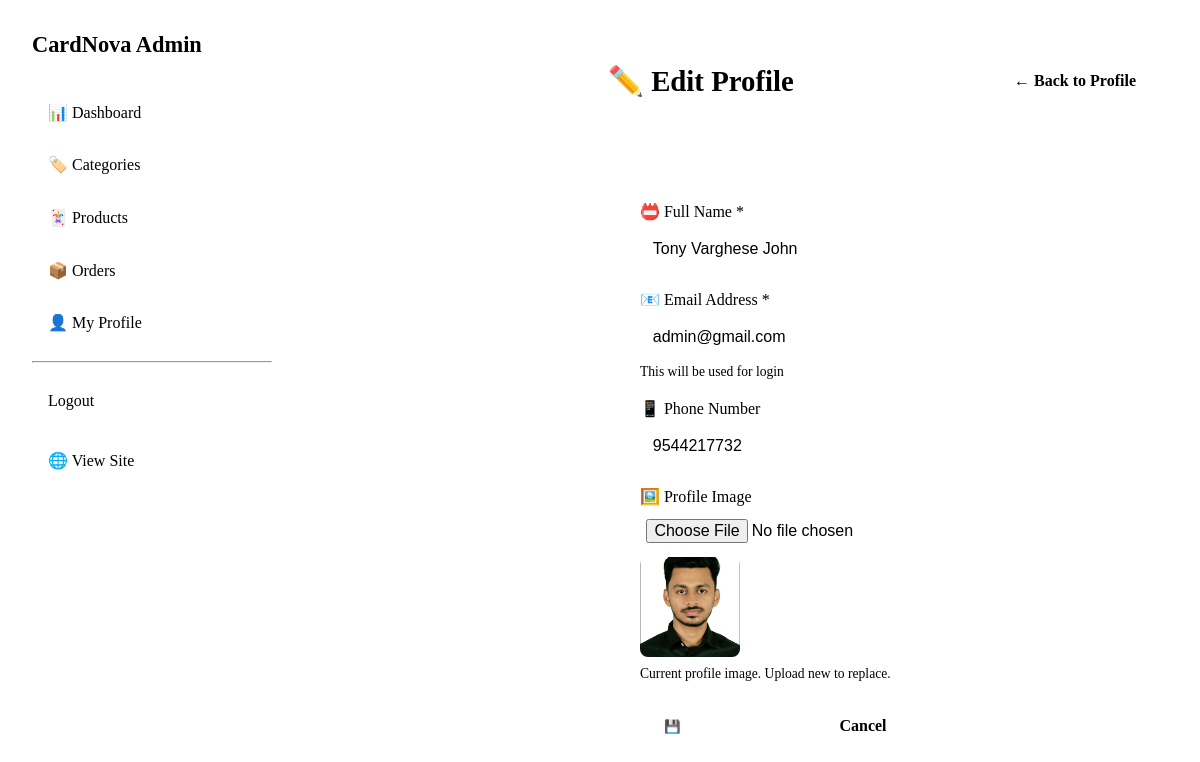
The app's page /wadmin/profile/edit/ (signed in) with its own data.
### guest/models.py (models this page shows, shortened)
class Admin(models.Model):
    name = models.CharField(max_length=100)
    email = models.EmailField(unique=True)
    phone = models.CharField(max_length=20, blank=True, null=True)
    password = models.CharField(max_length=255)
    profile_image = models.ImageField(upload_to='admin_profiles/', null=True, blank=True)
    status = models.CharField(max_length=20, default='active')
    role = models.CharField(max_length=50, default='superadmin')
    created_at = models.DateTimeField(default=timezone.now)  # Use default instead of auto_now_add
    updated_at = models.DateTimeField(auto_now=True, null=True)  # Keep auto_now
    class Meta:
        db_table = 'tbl_admin'

### wadmin/views.py (the view, shortened to what this page needs)
# urls.py: path('profile/edit/', views.edit_profile, name='edit_profile'),
@admin_required
def edit_profile(request):
    admin = request.current_admin
    return render(request, 'wadmin/edit_profile.html', {
        'current_admin': admin,
        'admin': admin
    })

### wadmin/views.py (called while the page is built)
def admin_required(view_func):
    @wraps(view_func)
    def _wrapped_view(request, *args, **kwargs):
        if request.session.get('user_type') != 'admin' or not request.session.get('aid'):
            messages.error(request, 'Admin access required. Please login.')
            return redirect('guest:login')
        try:
            current_admin = Admin.objects.get(id=request.session['aid'])
            request.current_admin = current_admin  # Attach to request
        except Admin.DoesNotExist:
            request.session.flush()
            messages.error(request, 'Admin account not found. Please login again.')
            return redirect('guest:login')
        return view_func(request, *args, **kwargs)
    return _wrapped_view

### wadmin/Templates/wadmin/edit_profile.html (shortened to what this page needs)
{% load static %}
<!DOCTYPE html>
<html lang="en">
<head>
    <link rel="stylesheet" href="{% static 'css/style.css' %}">
</head>
<body>
    <div class="admin-wrapper">
        <aside class="admin-sidebar">
            <span class="logo">CardNova Admin</span>
            <nav>
                <a href="{% url 'wadmin:home' %}">📊 Dashboard</a>
                <a href="{% url 'wadmin:manage_categories' %}">🏷️ Categories</a>
                <a href="{% url 'wadmin:manage_products' %}">🃏 Products</a>
                <a href="#">📦 Orders</a>
                <a href="{% url 'wadmin:my_profile' %}" class="active">👤 My Profile</a>
                <hr style="border-color: var(--border); margin: 1rem 0;">
                <a href="{% url 'wadmin:logout' %}" style="color: var(--danger);">Logout</a>
                <a href="{% url 'guest:home' %}" style="margin-top: 1rem;">🌐 View Site</a>
            </nav>
        </aside>
        <main class="admin-main">
            <div class="admin-header">
                <h2>✏️ Edit Profile</h2>
                <a href="{% url 'wadmin:my_profile' %}" class="btn btn-secondary">← Back to Profile</a>
            </div>
            <div class="form-card">
                <form method="post" enctype="multipart/form-data">
                    <div class="form-group">
                        <label>📛 Full Name *</label>
                        <input type="text" name="name" required
                               value="{% if form_data %}{{ form_data.name }}{% else %}{{ admin.name }}{% endif %}">
                    </div>
                    <div class="form-group">
                        <label>📧 Email Address *</label>
                        <input type="email" name="email" required
                               value="{% if form_data %}{{ form_data.email }}{% else %}{{ admin.email }}{% endif %}">
                        <div class="hint">This will be used for login</div>
                    </div>
                    <div class="form-group">
                        <label>📱 Phone Number</label>
                        <input type="tel" name="phone"
                               value="{% if form_data %}{{ form_data.phone }}{% else %}{{ admin.phone|default:'' }}{% endif %}"
                               placeholder="+91 1234567890">
                    </div>
                    <div class="form-group">
                        <label>🖼️ Profile Image</label>
                        <input type="file" name="profile_image" accept="image/*">
                        {% if admin.profile_image %}
                            <div class="current-image">
                                <img src="{{ admin.profile_image.url }}" alt="Current profile image">
                                <div class="hint">Current profile image. Upload new to replace.</div>
                            </div>
                        {% endif %}
                    </div>
                    <div class="btn-group">
                        <button type="submit" class="btn btn-primary">💾 Save Changes</button>
                        <a href="{% url 'wadmin:my_profile' %}" class="btn btn-secondary">Cancel</a>
                    </div>
                </form>
            </div>
        </main>
    </div>
</body>
</html>

### static/css/style.css (style rules this page uses)
.admin-sidebar { width: 280px; background: var(--bg-secondary); border-right: 1px solid var(--border); padding: 1.5rem; position: fixed; height: 100vh; overflow-y: auto; }
.admin-sidebar .logo { font-size: 1.5rem; font-weight: 800; color: var(--accent); margin-bottom: 2rem; display: block; text-decoration: none; }
.admin-sidebar nav a { display: block; padding: 0.75rem 1rem; color: var(--text-secondary); text-decoration: none; border-radius: 8px; margin-bottom: 0.5rem; transition: all 0.2s; }
.admin-sidebar nav a:hover, .admin-sidebar nav a.active { background: var(--bg-card); color: var(--accent); }
.admin-main { margin-left: 280px; padding: 2rem; width: 100%; }
.admin-header { display: flex; justify-content: space-between; align-items: center; margin-bottom: 2rem; padding-bottom: 1rem; border-bottom: 1px solid var(--border); }
.admin-header h2 { font-size: 1.8rem; font-weight: 600; }
.form-card { background: var(--bg-card); border: 1px solid var(--border); border-radius: 12px; padding: 2rem; max-width: 600px; margin: 0 auto; }
.form-group { margin-bottom: 1.5rem; }
.form-group label { display: block; margin-bottom: 0.5rem; color: var(--text-secondary); font-weight: 500; }
.form-group input, .form-group select, .form-group textarea { width: 100%; padding: 0.75rem; background: var(--bg-primary); border: 1px solid var(--border); border-radius: 8px; color: var(--text-primary); font-size: 1rem; }

### wadmin/Templates/wadmin/edit_profile.html (style rules this page uses)
.admin-wrapper { display: flex; min-height: 100vh; }
.admin-sidebar { width: 240px; background: var(--bg-secondary); border-right: 1px solid var(--border); padding: 1.5rem; position: sticky; top: 0; height: 100vh; overflow-y: auto; }
.admin-sidebar .logo { font-size: 1.4rem; font-weight: 800; color: var(--accent); margin-bottom: 2rem; display: block; }
.admin-sidebar nav a { display: block; padding: 0.8rem 1rem; color: var(--text-secondary); text-decoration: none; border-radius: 6px; margin-bottom: 0.5rem; transition: all 0.2s; }
.admin-sidebar nav a:hover, .admin-sidebar nav a.active { background: var(--bg-card); color: var(--accent); }
.admin-main { flex: 1; padding: 2rem; }
.admin-header { display: flex; justify-content: space-between; align-items: center; margin-bottom: 2rem; padding-bottom: 1rem; border-bottom: 1px solid var(--border); }
.form-card { background: var(--bg-card); border: 1px solid var(--border); border-radius: 8px; padding: 2rem; max-width: 600px; margin: 0 auto; }
.form-group { margin-bottom: 1.2rem; }
.form-group label { display: block; margin-bottom: 0.4rem; color: var(--text-secondary); font-weight: 500; }
.form-group input { width: 100%; padding: 0.8rem; background: var(--bg-primary); border: 1px solid var(--border); border-radius: 6px; color: var(--text-primary); font-size: 1rem; }
.form-group input[type="file"] { padding: 0.4rem; }
.current-image { margin-top: 0.5rem; }
.current-image img { width: 100px; height: 100px; border-radius: 8px; object-fit: cover; }
.btn-group { display: flex; gap: 1rem; margin-top: 1.5rem; }
.btn { padding: 0.7rem 1.5rem; border: none; border-radius: 6px; font-weight: 600; cursor: pointer; text-decoration: none; display: inline-block; }
.btn-primary { background: var(--accent); color: #fff; }
.btn-secondary { background: var(--bg-secondary); color: var(--text-primary); border: 1px solid var(--border); }
.hint { font-size: 0.85rem; color: var(--text-secondary); margin-top: 0.3rem; }

### records on screen
Admin: name "Tony Varghese John", email "admin@gmail.com", phone "9544217732", profile_image (picture)
